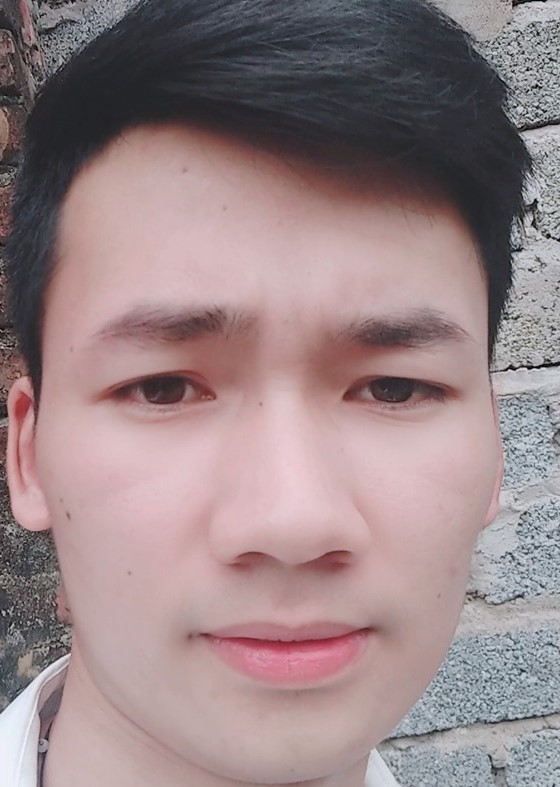
#> input picture tit.jpg, 560 x 787 px
$ python main.py
#> lines starting #> are read from the running program, lines starting #| are printed output that depends on the picture; after the words box and inside, x2 and y2 are one past the last pixel; in counts of white or black regions, pixels touching at a corner belong together
import numpy as np
import scipy.ndimage as ndimage
import matplotlib.pyplot as plt
import cv2
import math
from scipy import misc
np.seterr(over='ignore')

# đọc ảnh
img = cv2.imread('tit.jpg')
#> img is the input picture: shape (787, 560, 3); mean B, G, R 134.4, 131.8, 151.5
# tạo ma trận c có kích thước bằng ảnh
c = np.zeros((len(img), len(img[0])))
#> c: shape (787, 560) float64; every value is 0
#chuyển ảnh về ảnh xám
img = cv2.cvtColor(img, cv2.COLOR_BGR2GRAY)
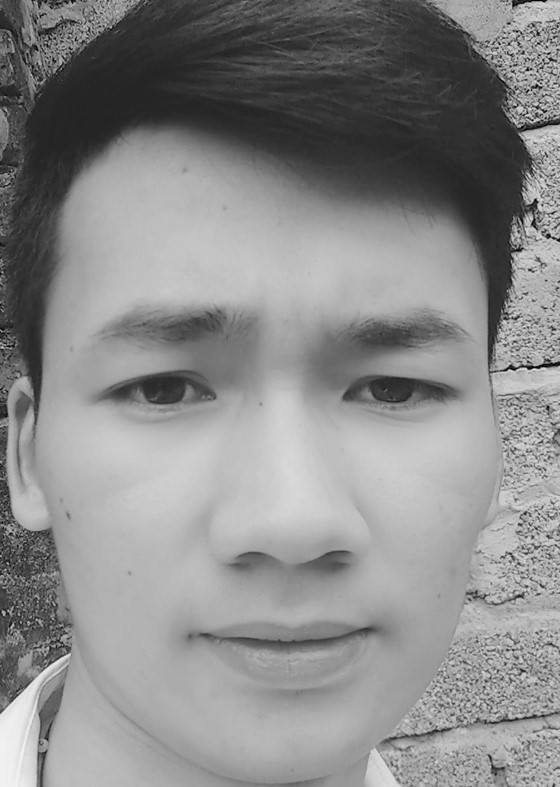
#> img: shape (787, 560); min 0, max 244, mean 138
#làm mờ ảnh bằng gauss để giảm nhiễu
img = ndimage.gaussian_filter(img, sigma=2, order=0)
# hàm chuyển ma trận thành ảnh
def convertArraytoImage(Array):
	flatNumpyArray = np.array(Array)
	print("kich thuoc anh: " + str(len(Array)) + " x " + str(len(Array[0])))
	# Convert the array to make grayscale image.
	grayImage = flatNumpyArray.reshape(len(Array), len(Array[0]))
	cv2.imwrite('output.png', grayImage)
#xuat ma tran
def xuatmang(a):
     for i in range(len(a)):
                for j in range(len(a[0])):
                    print(a[i][j])
#hàm tính WLD của 1 ảnh xám và trả ma trận mới vào ma trận c
def wld(a):
         for i in range(len(a)):
                for j in range(len(a[0])):
                    if(i!=0 and i!=len(a)-1 and j!=0 and j != len(a[0])-1):
                        c[i][j] = int(math.atan(2*((a[i][j]-a[i-1][j-1])+(a[i][j]-a[i-1][j])+(a[i][j]-a[i-1][j+1])+(a[i][j]-a[i][j-1])+(a[i][j]-a[i][j+1])+(a[i][j]-a[i+1][j-1])+(a[i][j]-a[i+1][j])+(a[i][j])-a[i+1][j+1])/(a[i][j])))
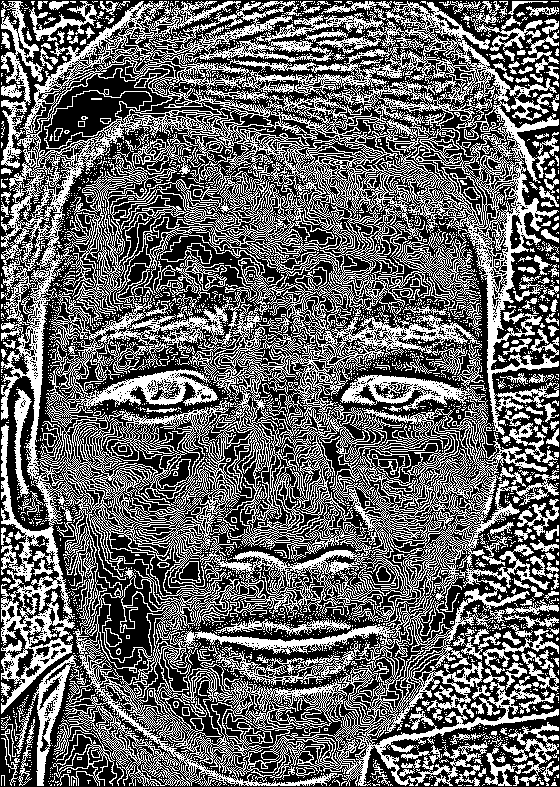
#> c: shape (787, 560) float64; values 0 (black) and 1 (white), 40.2% white in thin lines or dots
#nomarlize
def nomalize(a):
    max_matrix= max(max(x) for x in a)
#> max_matrix = 1
    min_matrix = min(min(x) for x in a)
#> min_matrix = 0
    for i in range(len(a)):
        for j in range(len(a[0])):
            a[i][j] = ((a[i][j]-min_matrix)/(max_matrix-min_matrix))*255
#> a: shape (787, 560) float64; 40.2% white in thin lines or dots
wld(img)
nomalize(c)
convertArraytoImage(c)
#| kich thuoc anh: 787 x 560

$ run again, with sondz.jpg copied over tit.jpg
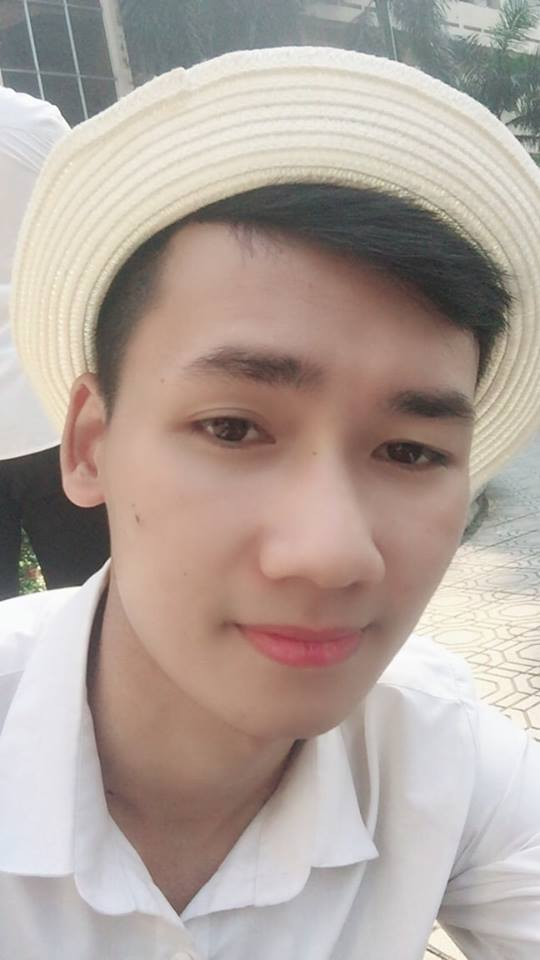
#> input picture sondz.jpg, 540 x 960 px
#> img is the input picture: shape (960, 540, 3); mean B, G, R 156.3, 163.8, 177
#> `img = cv2.cvtColor(img, cv2.COLOR_BGR2GRAY)`:
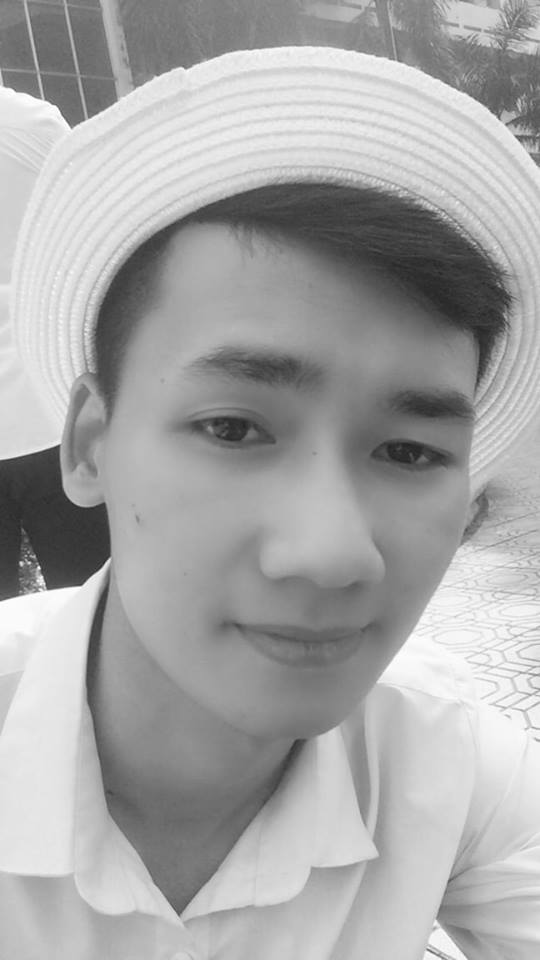
#> img: shape (960, 540); min 34, max 255, mean 166.9
#> after the loop in wld, `for i in range(len(a)):`:
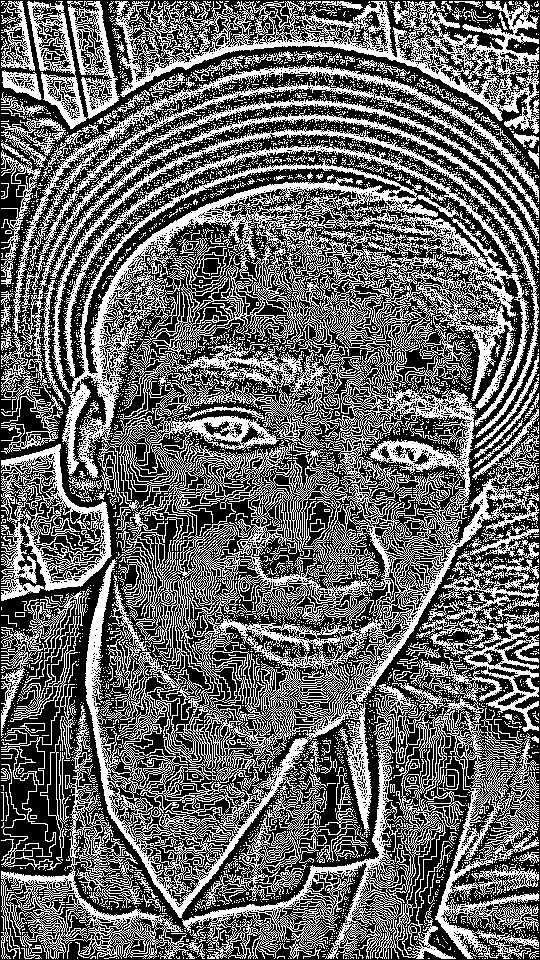
#> c: shape (960, 540) float64; values 0 (black) and 1 (white), 40.8% white in thin lines or dots
#> max_matrix = 1
#> min_matrix = 0
#| kich thuoc anh: 960 x 540

$ run again, with sondz5.jpg copied over tit.jpg
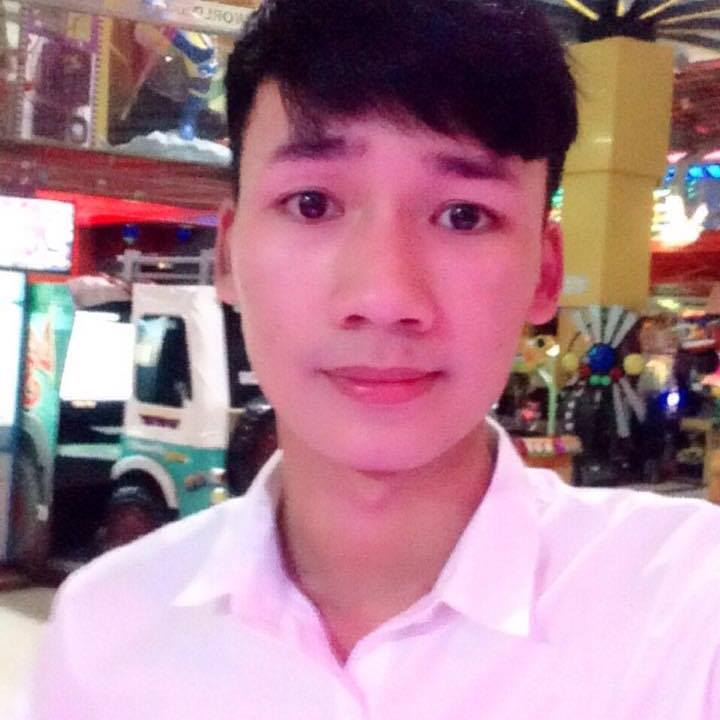
#> input picture sondz5.jpg, 720 x 720 px
#> img is the input picture: shape (720, 720, 3); mean B, G, R 143.2, 128.7, 170.2
#> `img = cv2.cvtColor(img, cv2.COLOR_BGR2GRAY)`:
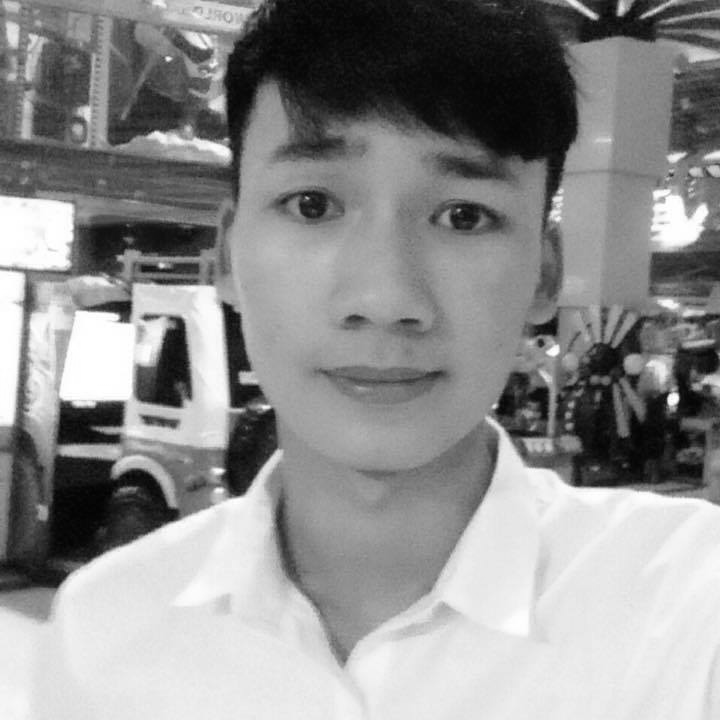
#> img: shape (720, 720); min 2, max 255, mean 142.8
#> after the loop in wld, `for i in range(len(a)):`:
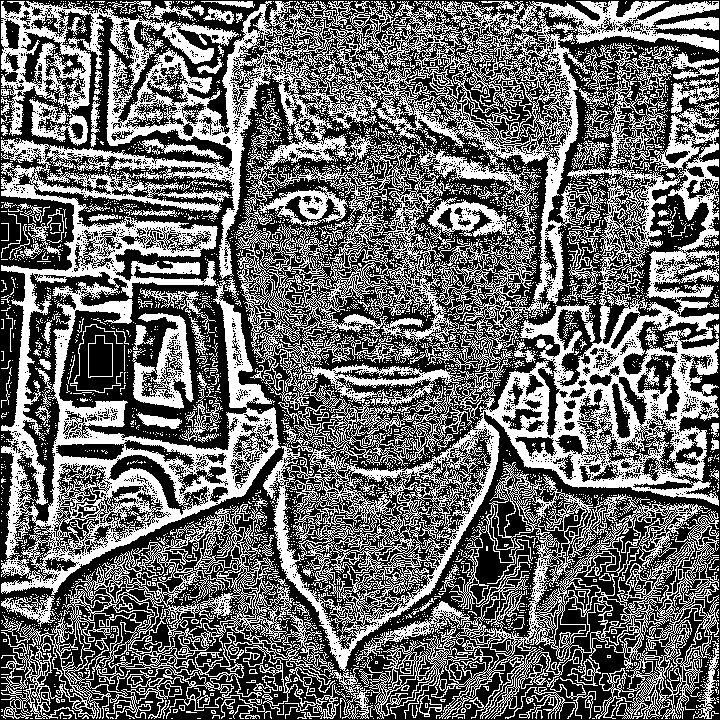
#> c: shape (720, 720) float64; values 0 (black) and 1 (white), 42.1% white; 3780 white regions (3582 under 20 px), largest, box (x1, y1, x2, y2) and area: (1, 1, 719, 672) 147322, (329, 462, 719, 719) 21377, (1, 506, 342, 719) 15316
#> max_matrix = 1
#> min_matrix = 0
#| kich thuoc anh: 720 x 720
